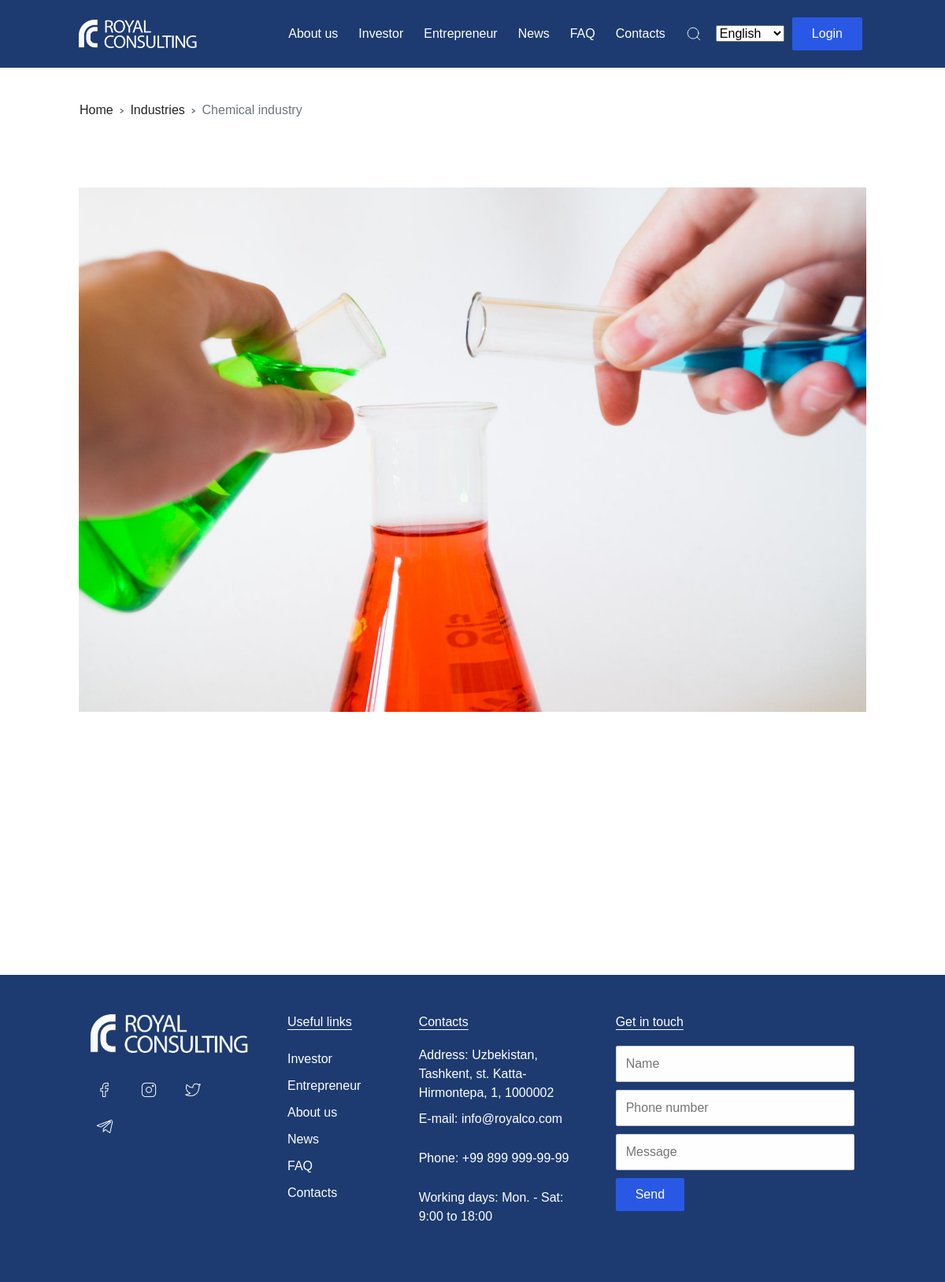
Page /entrepreneur/2657-8587/ on the committed database.
### entrepreneur/models.py (models this page shows, shortened)
class IndustriesModel(models.Model):
    title = models.CharField(max_length=500, null=True, blank=True)
    body = RichTextField(null=True, blank=True)
    little_image = models.ImageField(upload_to=upload_location, null=True, blank=True)
    main_image = models.ImageField(upload_to=upload_location, null=True, blank=True)
    date_published = models.DateTimeField(auto_now_add=True, verbose_name="date published")
    slug = models.SlugField(blank=True, unique=True)
    class Meta:
        ordering = ['-date_published']
    @property
    def mainimageURL(self):
        try:
            url = self.main_image.url
        except:
            url = ''
        return url

### entrepreneur/views.py (the view)
# urls.py: path('<slug>/', detail_industies_view, name='detailed-industies'),
def detail_industies_view(request, slug):
    context = {}
    industries = get_object_or_404(IndustriesModel, slug=slug)
    context['industries'] = industries
    return render(request, 'pages/industries_detail.html', context)

### entrepreneur/templates/pages/industries_detail.html (shortened to what this page needs)
{% extends 'base.html' %}
{% load static %}
{% load i18n %}
{% block content %}
    <section class="px-100 about">
        <div class="row">
            <ul class="breadcrumb">
                <li class="breadcrumb-item"><a href="{% url 'home' %}">Home</a></li>
                <li class="breadcrumb-item"><a href="{% url 'entrepreneur:entrepreneur' %}">Industries</a></li>
                <li class="breadcrumb-item active">{{ industries.title }}</li>
            </ul>
        </div>
        <div class="row animation">
            <div class="col-lg-12 animation_top">
                <img src="{{industries.mainimageURL}}" class="w-100 mt-50" alt="">
            </div>
        </div>
    </section>
{% endblock %}

### static/css/style.css (style rules this page uses)
* { margin: 0; -webkit-box-sizing: border-box; box-sizing: border-box; }
html, body { width: 100%; height: 100%; margin: 0; padding: 0; font-family: "Raleway", "Arial"; }
a { text-decoration: none !important; color: #222222; }
.px-100 { padding: 0 100px; }
.animation { -webkit-transition: all 0.1s; transition: all 0.1s; opacity: 0; }
.mt-50 { margin-top: 50px; }
.breadcrumb { background: none; margin-top: 30px; }
.breadcrumb .breadcrumb-item + .breadcrumb-item::before { content: "\203A"; font-size: 16px; font-weight: bold; }

### rows in the picture
IndustriesModel: title "Chemical industry", mainimageURL (picture)

### other values in the picture
form field language "English"
